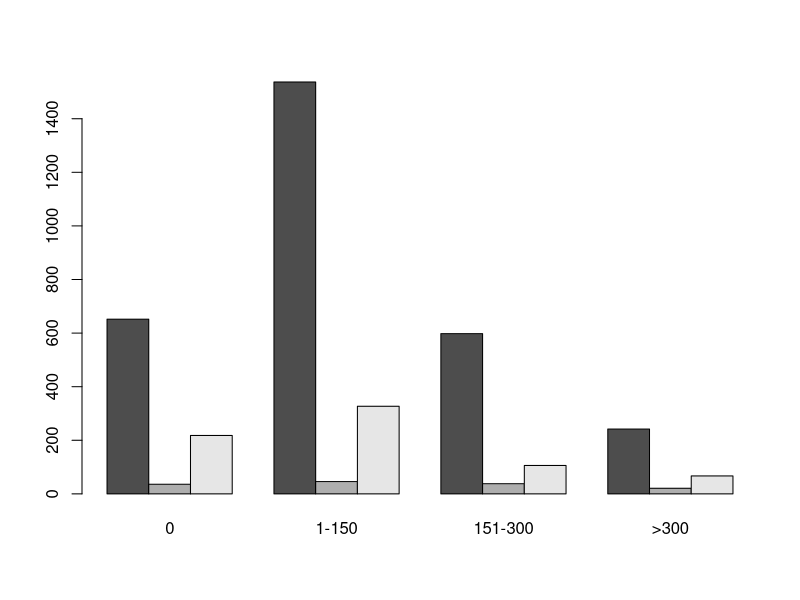
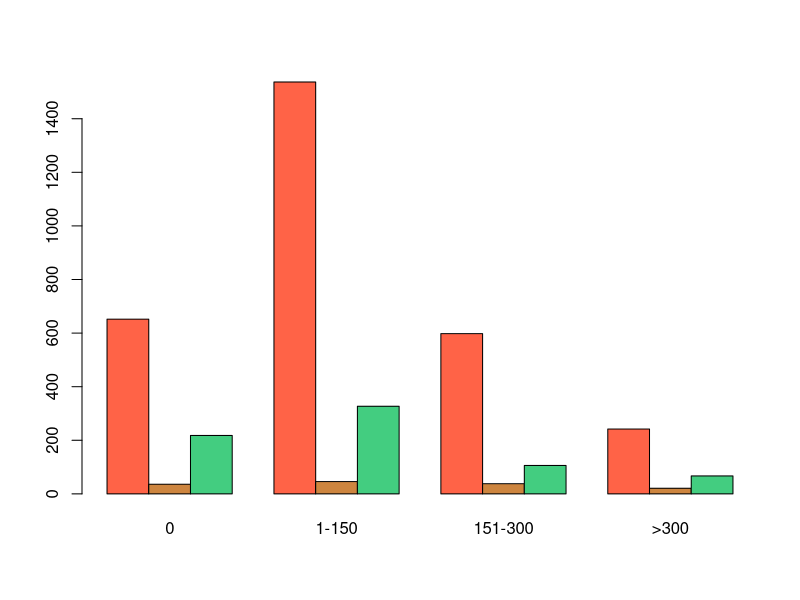

Recreate these plots in R, in order. (Note: this script raises an error after producing the figures.)
setwd("C:/Cursos/Cuso_DSA/Modulo4")
getwd()

#constuindo barplot
?barplot


#criando a massa de dados
dados <- matrix(c(652,1537,598,242,36,46,38,21,218,327,106,67), nrow = 3, byrow = T)
dados

#nomeando as colunas e linhas
colnames(dados)<- c("0","1-150", "151-300",">300")
rownames(dados)<- c("Jovem", "Adulto","Idoso")
dados

#barplot simples
barplot(dados, beside = T)

#barplot customizado
barplot(dados, col= c("tomato1","tan3", "seagreen3" ),beside = T)
legend()

#consulte o help para o legend
legend("topright", pch= 1, col= c("steelblue1","tan3", "seagreen3"), legend = c("Jovem", "Adulto","Idoso"))

#customizando o barplot
barplot(dados, col= c("steelblue1","tan3", "seagreen3" ))

#para verificar as cores
colors()

#fazendo a transposição da matriz
t(dados)
barplot(t(dados), col= c("steelblue1","tan3", "seagreen3" ), beside = T)
legend("topright", pch= 1, col= c("steelblue1","tan3", "seagreen3"), legend = c("0","1-150", "151-300",">300"))
